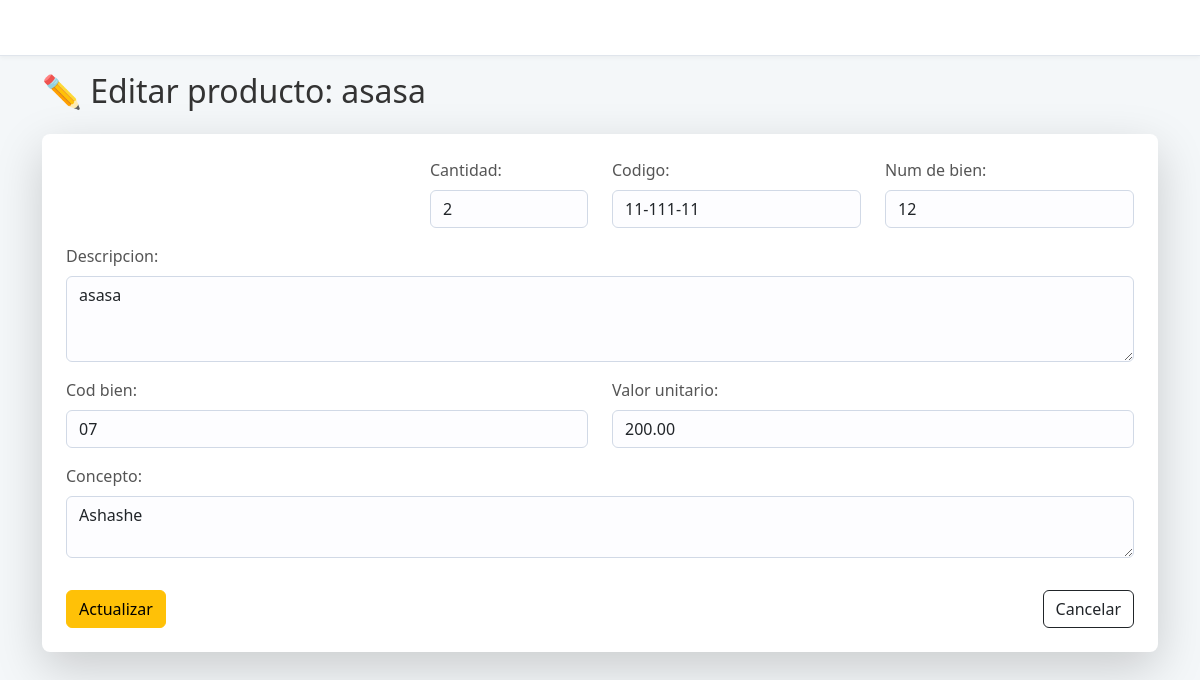
/inventario/editar/2/ (signed in), run on the app's committed database.
### inventario/models.py (models this page shows, shortened)
class Producto(models.Model):
    nombre = models.CharField(max_length=100)
    cantidad = models.IntegerField(default=0)
    codigo = models.CharField(max_length=100, blank=True, null=True)        # CODIGO
    num_de_bien = models.CharField(max_length=100, blank=True, null=True)   # NumDeBien
    descripcion = models.TextField(blank=True, null=True)
    cod_bien = models.CharField(max_length=100, blank=True, null=True)      # CodBien
    concepto = models.TextField(blank=True, null=True)
    valor_unitario = models.DecimalField(max_digits=12, decimal_places=2, default=Decimal('0.00'))
    cantidad_obj = models.ForeignKey(Cantidad, on_delete=models.SET_NULL, null=True, blank=True, related_name='productos')
    codigo_obj = models.ForeignKey(Codigo, on_delete=models.SET_NULL, null=True, blank=True, related_name='productos')
    num_de_bien_obj = models.ForeignKey(NumeroDeBien, on_delete=models.SET_NULL, null=True, blank=True, related_name='productos')
    descripcion_obj = models.ForeignKey(Descripcion, on_delete=models.SET_NULL, null=True, blank=True, related_name='productos')
    cod_bien_obj = models.ForeignKey(CodBien, on_delete=models.SET_NULL, null=True, blank=True, related_name='productos')
    concepto_obj = models.ForeignKey(Concepto, on_delete=models.SET_NULL, null=True, blank=True, related_name='productos')
    valor_unitario_obj = models.ForeignKey(ValorUnitario, on_delete=models.SET_NULL, null=True, blank=True, related_name='productos')
    fecha_agregado = models.DateTimeField(auto_now_add=True)
    activo = models.BooleanField(default=True)
    deleted_at = models.DateTimeField(null=True, blank=True)

### inventario/views.py (the view)
# urls.py: path('editar/<int:producto_id>/', views.editar_producto, name='editar_producto'),
@login_required
def editar_producto(request, producto_id):
    producto = get_object_or_404(Producto, id=producto_id)
    if request.method == 'POST':
        form = ProductoForm(request.POST, instance=producto)
        if form.is_valid():
            producto = form.save()
            tipo_edicion, _ = TipoMovimiento.objects.get_or_create(tipo='edicion')
            Movimiento.objects.create(
                producto=producto,
                tipo_movimiento=tipo_edicion,
                cantidad=producto.cantidad,
                usuario=request.user,
                observacion="Producto editado"
            )
            return redirect('inventario')
    else:
        form = ProductoForm(instance=producto)
    return render(request, 'editar_producto.html', {'form': form, 'producto': producto})

### inventario/forms.py (shortened to what this page needs)
class ProductoForm(forms.ModelForm):
    def __init__(self, *args, **kwargs):
        super().__init__(*args, **kwargs)
        for field in self.fields.values():
            field.required = True
            field.error_messages['required'] = 'por favor, rellena todos los campos'
    class Meta:
        model = Producto
        fields = [
            'cantidad',
            'codigo',
            'num_de_bien',
            'descripcion',
            'cod_bien',
            'concepto',
            'valor_unitario',
        ]
        widgets = {
            'cantidad': forms.NumberInput(attrs={'class': 'form-control'}),
            'codigo': forms.TextInput(attrs={'class': 'form-control'}),
            'num_de_bien': forms.TextInput(attrs={'class': 'form-control'}),
            'descripcion': forms.Textarea(attrs={'class': 'form-control', 'rows': 3}),
            'cod_bien': forms.TextInput(attrs={'class': 'form-control'}),
            'concepto': forms.Textarea(attrs={'class': 'form-control', 'rows': 2}),
            'valor_unitario': forms.NumberInput(attrs={'class': 'form-control', 'step': '0.01'}),
        }

### template/editar_producto.html (shortened to what this page needs)
{% load static %}
<!DOCTYPE html>
<html lang="es">
<head>
    <link href="{% static 'css/styles.css' %}" rel="stylesheet" />
    <link href="{% static 'css/index.css' %}" rel="stylesheet" />
</head>
<body class="sb-nav-fixed">
    <nav class="sb-topnav navbar navbar-expand navbar-dark bg-dark fixed-top-only">
        <a class="navbar-brand ps-3" href="{% url 'inventario' %}">Gestión de Bienes</a>
    </nav>
    <div class="container mt-5 pt-4">
        <h2 class="mb-4">✏️ Editar producto: {{ producto.nombre }}</h2>
        <form method="post" class="card p-4 shadow-lg border-0">
            <div class="row mb-3">
                <div class="col-md-4">
                </div>
                <div class="col-md-2">
                    {{ form.cantidad.label_tag }}
                    {{ form.cantidad }}
                </div>
                <div class="col-md-3">
                    {{ form.codigo.label_tag }}
                    {{ form.codigo }}
                </div>
                <div class="col-md-3">
                    {{ form.num_de_bien.label_tag }}
                    {{ form.num_de_bien }}
                </div>
            </div>
            <div class="mb-3">
                {{ form.descripcion.label_tag }}
                {{ form.descripcion }}
            </div>
            <div class="row mb-3">
                <div class="col-md-6">
                    {{ form.cod_bien.label_tag }}
                    {{ form.cod_bien }}
                </div>
                <div class="col-md-6">
                    {{ form.valor_unitario.label_tag }}
                    {{ form.valor_unitario }}
                </div>
            </div>
            <div class="mb-3">
                {{ form.concepto.label_tag }}
                {{ form.concepto }}
            </div>
            <div class="d-flex justify-content-between mt-3">
                <button type="submit" class="btn btn-warning">Actualizar</button>
                <a href="{% url 'inventario' %}" class="btn btn-outline-dark">Cancelar</a>
            </div>
        </form>
    </div>
</body>
</html>

### static/css/index.css (style rules this page uses)
body { background-color: #f4f7f9; color: #333; }
.card { background-color: #ffffff; border: 1px solid #e0e5ec; border-radius: 0.5rem; box-shadow: 0 4px 12px rgba(0, 0, 0, 0.05); transition: box-shadow 0.3s ease; }
form .form-control, form .form-select { background-color: #fdfdff; border: 1px solid #d1d9e6; border-radius: 0.375rem; transition: border-color 0.2s ease, box-shadow 0.2s ease; }
form label { font-weight: 500; color: #555; margin-bottom: 0.5rem; }
.sb-topnav { background-color: #ffffff !important; box-shadow: 0 2px 4px rgba(0, 0, 0, 0.04); border-bottom: 1px solid #e0e5ec; }
.fixed-top-only { position: fixed !important; top: 0; left: 0; right: 0; z-index: 1030; }

### data on the page
Producto: nombre "asasa", cantidad "2", codigo "11-111-11", num_de_bien "12", descripcion "asasa", cod_bien "07", valor_unitario "200.00", concepto "Ashashe"
